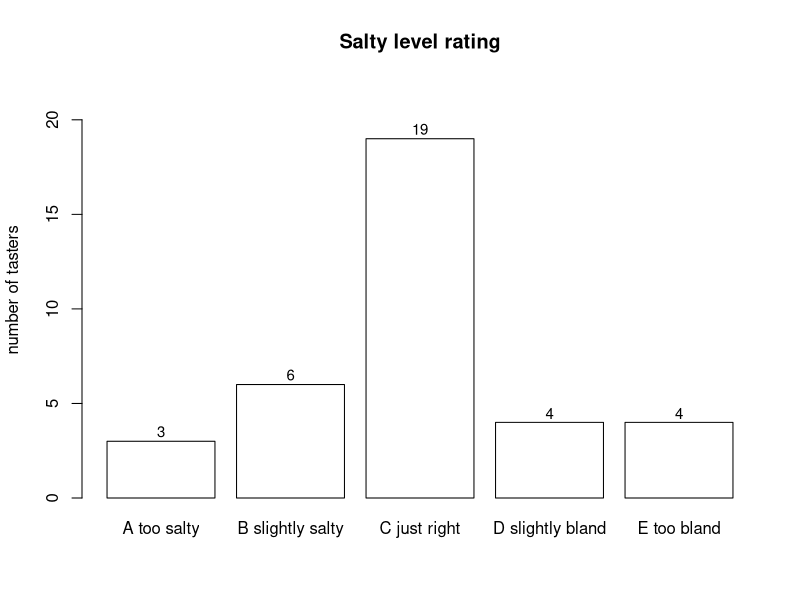

The R script that drew this image:
setwd("C:/Users/18904/Github/junior-mathematics/codes")
if(!dir.exists("../figures"))dir.create("../figures")

draw1=function(){
  cats=c("A too salty","B slightly salty","C just right","D slightly bland","E too bland")
  counts=c(3,6,19,4,4)
  barplot(counts,names.arg=cats,col="white",border="black",
          ylim=c(0,22),ylab="number of tasters",main="Salty level rating")
  text(seq(0.7,5.7,1.2),counts+0.5,counts,cex=0.9)
}
cairo_pdf("../figures/week56-1.pdf",width=4,height=4,family="sans");draw1();dev.off()
svglite::svglite("../figures/week56-1.svg",width=4,height=4);draw1();dev.off()
